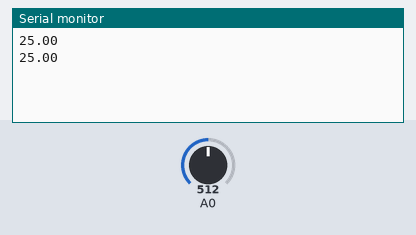
A sketch run on a simulated Arduino Uno, built with avr-gcc and run on an emulated ATmega328P. On the bench: the last lines printed to the serial monitor. Inputs (shaded band) come from the test bench; at power-on: A0 = 512.

Above: at 1.2 s.
1.3 s: A0 set to 0
At 2.8 s:
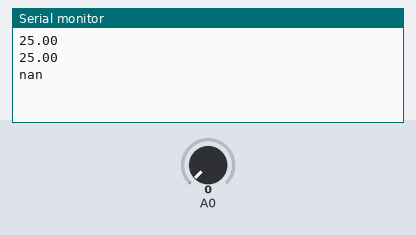
4.5 s: A0 set to 122
At 5.4 s:
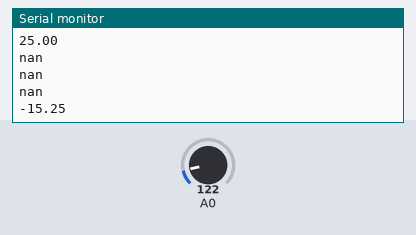

Measured:
- after the input at 1.3 s, the serial monitor: prints a new line after 0.70 s (image 1)
- after the input at 4.5 s, the serial monitor: prints a new line after 0.50 s (image 2)

The sketch:

sketch_nov23b.ino
```cpp
void setup() {
Serial.begin(9600);
pinMode(13,OUTPUT);
}
double th(int v) {
double t;
t = log(((10240000/v) - 10000));
t = 1 /(0.001129148 + (0.000234125*t) + (0.0000000876741*t*t*t));
t = t - 273.15; // 화씨를 섭씨로 바꾸어줌
return t;
}
void loop() {
int a = analogRead(A0);
Serial.println(th(a));
int b = (Serial.readString()).toInt();
digitalWrite(13,HIGH);
delay(b);
digitalWrite(13,LOW);
delay(b);
}
```
